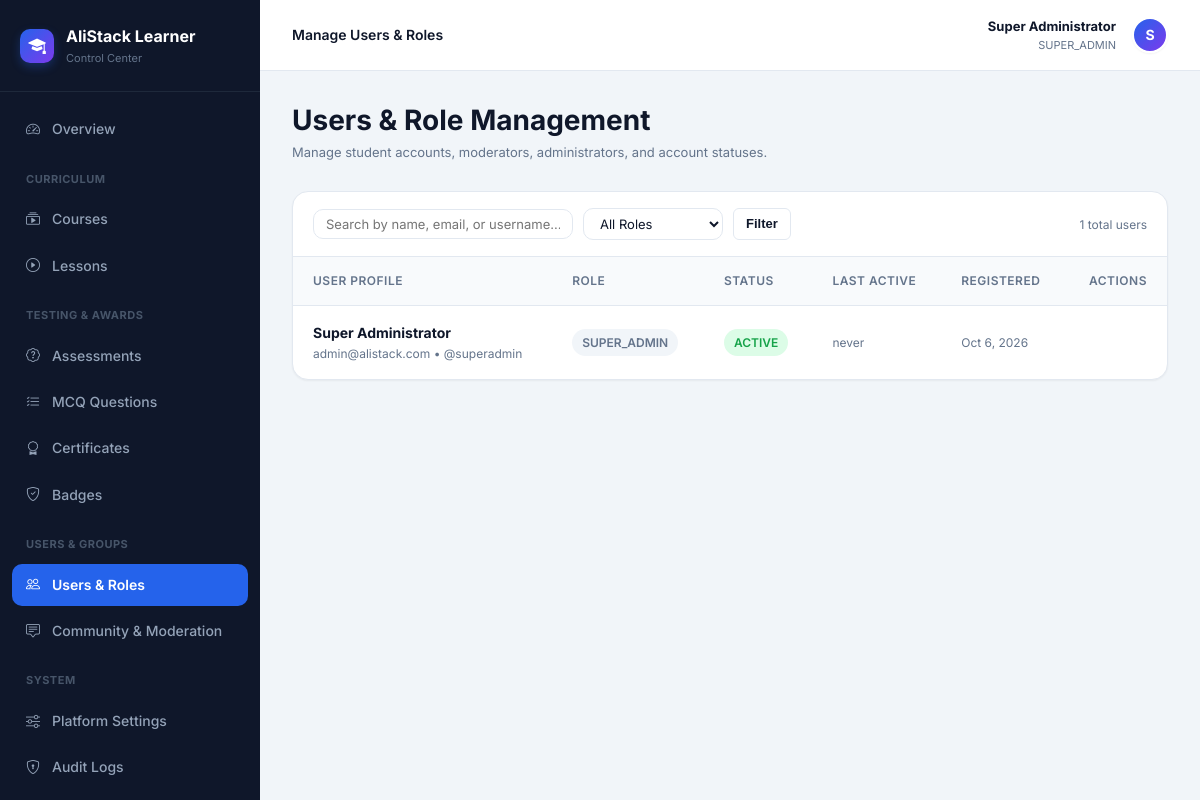
Page /public/admin/students.php (signed in) on the committed database.
### tables this page shows
CREATE TABLE `users` (
  `id` INT UNSIGNED AUTO_INCREMENT PRIMARY KEY,
  `full_name` VARCHAR(150) NOT NULL,
  `email` VARCHAR(191) NOT NULL UNIQUE,
  `username` VARCHAR(60) NOT NULL UNIQUE,
  `password_hash` VARCHAR(255) NOT NULL,
  `role` ENUM('super_admin', 'admin', 'moderator', 'student') NOT NULL DEFAULT 'student',
  `status` ENUM('active', 'suspended', 'pending') NOT NULL DEFAULT 'active',
  `avatar_url` VARCHAR(255) NULL,
  `bio` TEXT NULL,
  `last_login_at` DATETIME NULL,
  `created_at` DATETIME NOT NULL DEFAULT CURRENT_TIMESTAMP,
  `updated_at` DATETIME NOT NULL DEFAULT CURRENT_TIMESTAMP ON UPDATE CURRENT_TIMESTAMP,
  INDEX `idx_users_role` (`role`),
  INDEX `idx_users_status` (`status`)
);

### config/app.php (called while the page is built, shortened)
<?php
require_once __DIR__ . '/database.php';
if (!function_exists('baseUrl')) {
    function baseUrl(string $path = ''): string {
        if (!empty($_SERVER['HTTP_HOST'])) {
            $protocol = (!empty($_SERVER['HTTPS']) && $_SERVER['HTTPS'] !== 'off') ? "https://" : "http://";
            $host = $_SERVER['HTTP_HOST'];
            $scriptName = $_SERVER['SCRIPT_NAME'] ?? '';
            $baseDir = str_replace('\\', '/', dirname($scriptName));
            if (str_contains($baseDir, '/public')) {
                $baseDir = substr($baseDir, 0, strpos($baseDir, '/public') + 7);
            } elseif ($baseDir === '/' || $baseDir === '\\' || $baseDir === '.') {
                $baseDir = '';
            }
            $base = rtrim($protocol . $host . $baseDir, '/');
            return $base . '/' . ltrim($path, '/');
        }
        $configured = getenv('APP_URL') ?: 'http://localhost:8000';
        return rtrim($configured, '/') . '/' . ltrim($path, '/');
    }
}
if (!function_exists('assetUrl')) {
    function assetUrl(string $path): string {
        return baseUrl('assets/' . ltrim($path, '/'));
    }
}

### app/Helpers/Auth.php (called while the page is built, shortened)
<?php
class Auth {
    public static function check(): bool {
        return !empty($_SESSION['user']) && !empty($_SESSION['user']['id']);
    }
    public static function user(): ?array {
        return $_SESSION['user'];
    }
    public static function id(): ?int {
        $u = self::user();
        return $u ? (int)$u['id'] : null;
    }
    public static function role(): ?string {
        $u = self::user();
        return $u['role'] ?? null;
    }
    public static function isSuperAdmin(): bool {
        return self::role() === 'super_admin';
    }
}

### app/Repositories/UserRepository.php (called while the page is built, shortened)
<?php
class UserRepository {
    protected PDO $db;
    public function __construct() {
        $this->db = getDbConnection();
    }
    public function getAll(int $page = 1, int $perPage = 20, ?string $role = null, ?string $search = null): array {
        $offset = ($page - 1) * $perPage;
        $where = [];
        $params = [];
        $whereClause = !empty($where) ? "WHERE " . implode(' AND ', $where) : "";
        $sql = "SELECT id, full_name, email, username, role, status, avatar_url, last_login_at, created_at
                FROM users {$whereClause}
                ORDER BY id DESC
                LIMIT {$perPage} OFFSET {$offset}";
        $stmt = $this->db->prepare($sql);
        $stmt->execute($params);
        return $stmt->fetchAll();
    }
    public function countAll(?string $role = null, ?string $search = null): int {
        $where = [];
        $params = [];
        $whereClause = !empty($where) ? "WHERE " . implode(' AND ', $where) : "";
        $stmt = $this->db->prepare("SELECT COUNT(*) FROM users {$whereClause}");
        $stmt->execute($params);
        return (int)$stmt->fetchColumn();
    }
}

### config/database.php (called while the page is built, shortened)
<?php
function getDbConnection(): PDO {
    static $pdo = null;
    if ($pdo !== null) {
        return $pdo;
    }
    $host = getenv('DB_HOST') ?: '127.0.0.1';
    $port = getenv('DB_PORT') ?: '3306';
    $dbname = getenv('DB_NAME') ?: 'alistack_learner';
    $username = getenv('DB_USER') ?: 'root';
    $password = getenv('DB_PASS') !== false ? getenv('DB_PASS') : '';
    $dsn = "mysql:host={$host};port={$port};dbname={$dbname};charset=utf8mb4";
    $options = [
        PDO::ATTR_ERRMODE            => PDO::ERRMODE_EXCEPTION,
        PDO::ATTR_DEFAULT_FETCH_MODE => PDO::FETCH_ASSOC,
        PDO::ATTR_EMULATE_PREPARES   => false,
        PDO::MYSQL_ATTR_INIT_COMMAND => "SET NAMES utf8mb4 COLLATE utf8mb4_unicode_ci"
    ];
    try {
        $pdo = new PDO($dsn, $username, $password, $options);
        return $pdo;
    } catch (PDOException $e) {
        error_log("Database connection failed: " . $e->getMessage());
        if (getenv('APP_ENV') === 'local' || !getenv('APP_ENV')) {
            throw new RuntimeException("Database connection error: Unable to connect to MySQL database '{$dbname}' on {$host}:{$port}. Please verify your MySQL server is running and .env credentials are correct.");
        }
        throw new RuntimeException("A secure database connection could not be established. Please check back shortly.");
    }
}

### app/autoload.php (called while the page is built, shortened)
<?php
spl_autoload_register(function ($class) {
    $prefix = 'App\\';
    $baseDir = __DIR__ . '/';
    $len = strlen($prefix);
    $relativeClass = substr($class, $len);
    $file = $baseDir . str_replace('\\', '/', $relativeClass) . '.php';
});
require_once dirname(__DIR__) . '/config/app.php';

### app/Helpers/Sanitizer.php (called while the page is built, shortened)
<?php
class Sanitizer {
    public static function e(?string $value): string {
        return htmlspecialchars($value, ENT_QUOTES, 'UTF-8');
    }
    public static function timeAgo(?string $datetime): string {
        if (empty($datetime)) {
            return 'never';
        }
    }
}

### public/admin/students.php (the view, shortened to what this page needs)
<?php
require_once dirname(__DIR__, 2) . '/app/autoload.php';
$userRepo = new UserRepository();
$page = max(1, (int)($_GET['page'] ?? 1));
$role = !empty($_GET['role']) ? (string)$_GET['role'] : null;
$search = !empty($_GET['q']) ? (string)$_GET['q'] : null;
$users = $userRepo->getAll($page, 20, $role, $search);
$total = $userRepo->countAll($role, $search);
$pageTitle = 'Manage Users & Roles';
require_once dirname(__DIR__, 2) . '/templates/layouts/admin-layout.php';
?>
<div class="admin-page-header">
    <div>
        <h1 style="font-size: 1.75rem; margin-bottom: 4px;">Users & Role Management</h1>
        <p style="font-size: 13px; color: var(--muted); margin: 0;">Manage student accounts, moderators, administrators, and account statuses.</p>
    </div>
</div>
<div class="table-card">
    <div style="padding: 16px 20px; border-bottom: 1px solid var(--border-color); display: flex; gap: 12px; align-items: center; justify-content: space-between;">
        <form method="GET" action="<?= baseUrl('admin/students.php') ?>" style="display: flex; gap: 10px; align-items: center;">
            <input type="text" name="q" value="<?= Sanitizer::e($search ?? '') ?>" placeholder="Search by name, email, or username..." class="form-control" style="width: 260px; font-size: 13px; padding: 6px 12px;">
            <select name="role" class="form-select" style="width: 140px; font-size: 13px; padding: 6px 12px;" onchange="this.form.submit()">
                <option value="">All Roles</option>
            </select>
            <button type="submit" class="btn btn-outline btn-sm">Filter</button>
        </form>
        <span style="font-size: 12px; color: var(--muted);"><?= $total ?> total users</span>
    </div>
    <div class="table-responsive">
        <table class="data-table">
            <thead>
                <tr>
                    <th>User Profile</th>
                    <th>Role</th>
                    <th>Status</th>
                    <th>Last Active</th>
                    <th>Registered</th>
                    <th style="text-align: right;">Actions</th>
                </tr>
            </thead>
            <tbody>
                <?php if (empty($users)): ?>
                    <tr><td colspan="6" style="text-align: center; color: var(--muted);">No users found.</td></tr>
                <?php else: ?>
                    <?php foreach ($users as $u): ?>
                        <tr>
                            <td>
                                <div style="font-weight: 700; color: var(--dark);"><?= Sanitizer::e($u['full_name']) ?></div>
                                <div style="font-size: 12px; color: var(--muted);"><?= Sanitizer::e($u['email']) ?> &bull; @<?= Sanitizer::e($u['username']) ?></div>
                            </td>
                            <td>
                                <?php if (Auth::isSuperAdmin() && (int)$u['id'] !== Auth::id()): ?>
                                    <form method="POST" action="<?= baseUrl('admin/students.php') ?>" style="margin: 0;">
                                        <?= Csrf::field() ?>
                                        <input type="hidden" name="action" value="change_role">
                                        <input type="hidden" name="target_user_id" value="<?= $u['id'] ?>">
                                        <select name="new_role" class="form-select" style="font-size: 12px; padding: 4px 8px; width: 120px;" onchange="this.form.submit()">
                                            <option value="student" <?= ($u['role'] === 'student') ? 'selected' : '' ?>>Student</option>
                                            <option value="moderator" <?= ($u['role'] === 'moderator') ? 'selected' : '' ?>>Moderator</option>
                                            <option value="admin" <?= ($u['role'] === 'admin') ? 'selected' : '' ?>>Admin</option>
                                            <option value="super_admin" <?= ($u['role'] === 'super_admin') ? 'selected' : '' ?>>Super Admin</option>
                                        </select>
                                    </form>
                                <?php else: ?>
                                    <span class="badge badge-gray"><?= strtoupper(Sanitizer::e($u['role'])) ?></span>
                                <?php endif; ?>
                            </td>
                            <td>
                                <span class="badge <?= ($u['status'] === 'active') ? 'badge-success' : 'badge-danger' ?>">
                                    <?= strtoupper(Sanitizer::e($u['status'])) ?>
                                </span>
                            </td>
                            <td style="font-size: 12px; color: var(--muted);"><?= Sanitizer::timeAgo($u['last_login_at']) ?></td>
                            <td style="font-size: 12px; color: var(--muted);"><?= date('M j, Y', strtotime($u['created_at'])) ?></td>
                            <td style="text-align: right;">
                            </td>
                        </tr>
                    <?php endforeach; ?>
                <?php endif; ?>
            </tbody>
        </table>
    </div>
</div>
<?php require_once dirname(__DIR__, 2) . '/templates/layouts/admin-footer.php'; ?>

### templates/layouts/admin-layout.php (shortened to what this page needs)
<?php
$adminUser = Auth::user();
$currentScript = basename($_SERVER['PHP_SELF']);
?>
<!DOCTYPE html>
<html lang="en">
<head>
    <link rel="stylesheet" href="https://cdn.jsdelivr.net/npm/bootstrap-icons@1.11.3/font/bootstrap-icons.min.css">
    <link rel="stylesheet" href="<?= assetUrl('css/app.css') ?>">
    <link rel="stylesheet" href="<?= assetUrl('css/admin.css') ?>">
</head>
<body>
    <div class="admin-wrapper">
        <aside class="admin-sidebar">
            <a href="<?= baseUrl('admin/index.php') ?>" class="admin-brand">
                <div class="brand-icon" style="width: 34px; height: 34px; font-size: 1.1rem;">
                    <i class="bi bi-mortarboard-fill"></i>
                </div>
                <div>
                    <div>AliStack Learner</div>
                    <div style="font-size: 11px; color: #64748B; font-weight: 400;">Control Center</div>
                </div>
            </a>
            <ul class="admin-nav">
                <li class="admin-nav-item <?= ($currentScript === 'index.php') ? 'active' : '' ?>">
                    <a href="<?= baseUrl('admin/index.php') ?>"><i class="bi bi-speedometer2"></i> Overview</a>
                </li>
                <div class="admin-nav-header">Curriculum</div>
                <li class="admin-nav-item <?= in_array($currentScript, ['courses.php', 'course-edit.php'], true) ? 'active' : '' ?>">
                    <a href="<?= baseUrl('admin/courses.php') ?>"><i class="bi bi-collection-play"></i> Courses</a>
                </li>
                <li class="admin-nav-item <?= ($currentScript === 'lessons.php') ? 'active' : '' ?>">
                    <a href="<?= baseUrl('admin/lessons.php') ?>"><i class="bi bi-play-circle"></i> Lessons</a>
                </li>
                <div class="admin-nav-header">Testing & Awards</div>
                <li class="admin-nav-item <?= ($currentScript === 'assessments.php') ? 'active' : '' ?>">
                    <a href="<?= baseUrl('admin/assessments.php') ?>"><i class="bi bi-patch-question"></i> Assessments</a>
                </li>
                <li class="admin-nav-item <?= ($currentScript === 'questions.php') ? 'active' : '' ?>">
                    <a href="<?= baseUrl('admin/questions.php') ?>"><i class="bi bi-list-check"></i> MCQ Questions</a>
                </li>
                <li class="admin-nav-item <?= ($currentScript === 'certificates.php') ? 'active' : '' ?>">
                    <a href="<?= baseUrl('admin/certificates.php') ?>"><i class="bi bi-award"></i> Certificates</a>
                </li>
                <li class="admin-nav-item <?= ($currentScript === 'badges.php') ? 'active' : '' ?>">
                    <a href="<?= baseUrl('admin/badges.php') ?>"><i class="bi bi-shield-check"></i> Badges</a>
                </li>
                <div class="admin-nav-header">Users & Groups</div>
                <li class="admin-nav-item <?= ($currentScript === 'students.php') ? 'active' : '' ?>">
                    <a href="<?= baseUrl('admin/students.php') ?>"><i class="bi bi-people"></i> Users & Roles</a>
                </li>
                <li class="admin-nav-item <?= ($currentScript === 'community.php') ? 'active' : '' ?>">
                    <a href="<?= baseUrl('admin/community.php') ?>"><i class="bi bi-chat-square-text"></i> Community & Moderation</a>
                </li>
                <?php if (Auth::isSuperAdmin()): ?>
                    <div class="admin-nav-header">System</div>
                    <li class="admin-nav-item <?= ($currentScript === 'settings.php') ? 'active' : '' ?>">
                        <a href="<?= baseUrl('admin/settings.php') ?>"><i class="bi bi-sliders"></i> Platform Settings</a>
                    </li>
                    <li class="admin-nav-item <?= ($currentScript === 'audit-logs.php') ? 'active' : '' ?>">
                        <a href="<?= baseUrl('admin/audit-logs.php') ?>"><i class="bi bi-shield-lock"></i> Audit Logs</a>
                    </li>
                <?php endif; ?>
            </ul>
        </aside>
        <div class="admin-content">
            <header class="admin-topbar">
                <div style="font-weight: 600; font-size: 14px; color: var(--dark);">
                    <?= Sanitizer::e($pageTitle ?? 'Admin Area') ?>
                </div>
                <div style="display: flex; align-items: center; gap: 16px;">
                    <div style="font-size: 13px; text-align: right;">
                        <div style="font-weight: 700; color: var(--dark);"><?= Sanitizer::e($adminUser['full_name']) ?></div>
                        <div style="font-size: 11px; color: var(--muted);"><?= strtoupper(Sanitizer::e($adminUser['role'])) ?></div>
                    </div>
                    <div class="avatar" style="width: 36px; height: 36px;">
                        <?= strtoupper(substr($adminUser['full_name'], 0, 1)) ?>
                    </div>
                </div>
            </header>
            <main class="admin-main">

### rows in the picture
users: full_name "Super Administrator", role "SUPER_ADMIN", full_name "S", email "admin@alistack.com", username "superadmin", status "ACTIVE", last_login_at "never", created_at "Oct 6, 2026"

### other values in the picture
Sanitizer::e($pageTitle ?? 'Admin Area') "Manage Users & Roles"
$total "1"
